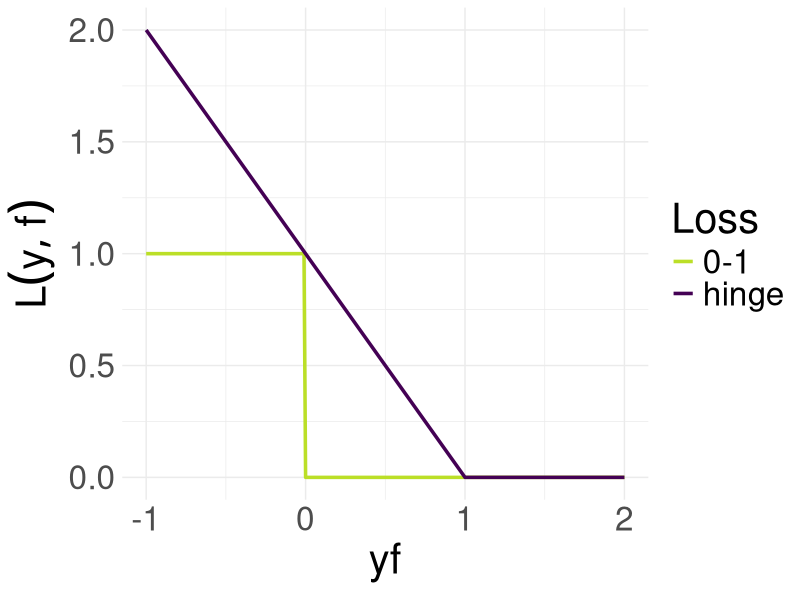
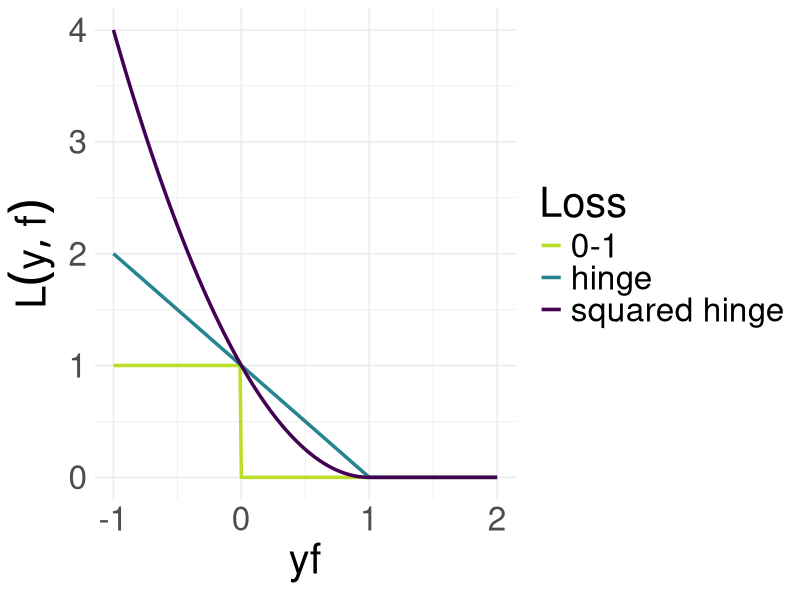

Write R code to recreate these figures, in order.
# ------------------------------------------------------------------------------
# classification further losses

# FIG: 
#   (1) hinge loss & 0-1 loss
#   (2) hinge loss , 0-1 loss & hige-squared loss
# ------------------------------------------------------------------------------

library(ggplot2)
library(tidyr)

# DATA -------------------------------------------------------------------------

x <- seq(-1, 2, by = 0.01)
l_01 <- as.numeric(x < 0)
l_hinge <- ifelse(x < 1, 1 - x, 0)
l_hinge_squared <- ifelse(x < 1, (1 - x)^2, 0)

df <- gather(
  data.frame(x, l_hinge_squared, l_hinge, l_01), 
  "loss", 
  "value", 
  -x)

# PLOTS ------------------------------------------------------------------------

p_1 <- ggplot(
  df[df$loss != "l_hinge_squared", ],
  aes(x = x, y = value, col = loss)) +
  geom_line(size = 1.2) +
  scale_color_viridis_d(
    end = 0.9,
    name = "Loss",
    labels = c("0-1", "hinge"),
    direction = -1L) + 
  xlab(expression(yf)) +
  ylab(expression(L(y, f))) +
  theme_minimal() + 
  theme(text = element_text(size = 30))

ggsave("../figure/hinge.png", p_1, height = 4, width = 12)

p_2 <- ggplot(
  df,
  aes(x = x, y = value, col = loss)) +
  geom_line(size = 1.2) +
  scale_color_viridis_d(
    end = 0.9,
    name = "Loss",
    labels = c("0-1", "hinge", "squared hinge"),
    direction = -1L) + 
  xlab(expression(r = yf)) +
  ylab(expression(L(y, f))) +
  theme_minimal() + 
  theme(text = element_text(size = 30))

ggsave("../figure/hinge_squared.png", p_2, height = 6, width = 12)
